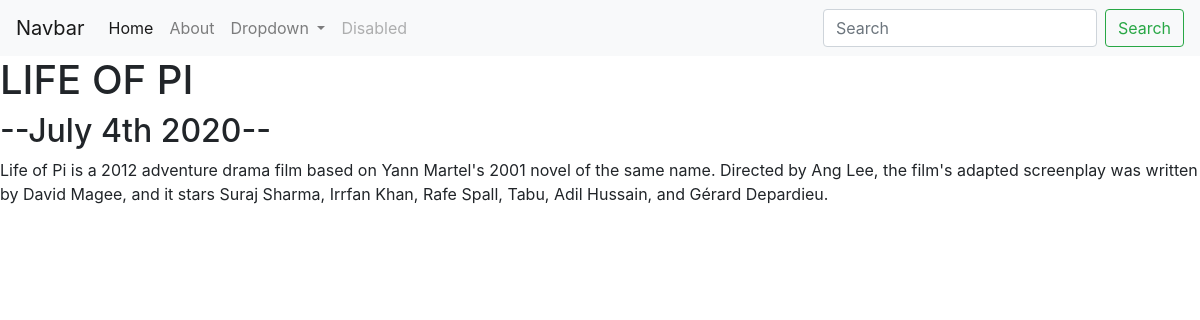
/blog/5/, run on the app's committed database.
### blog/models.py (models this page shows, shortened)
class Blog(models.Model):
        title = models.CharField(max_length=100)
        description = models.TextField()
        date = models.DateField()

### blog/views.py (the view)
# urls.py: path('<int:blog_id>/',views.detail, name='detail' ),
def detail(request, blog_id):
    blog = get_object_or_404(Blog, pk=blog_id)
    return render(request, 'blog/detail.html', {'blog':blog})

### blog/templates/blog/detail.html
{% extends 'portfolio/base.html' %}
{% block content %}
<h1>{{ blog.title }}</h1>
<h2>--{{blog.date|date:'F jS Y'}}--</h2>
{{ blog.description|safe }}
{% endblock %}

### data on the page
Blog: title "LIFE OF PI", date "July 4th 2020", description "Life of Pi is a 2012 adventure drama film based on Yann Martel's 2001 novel of the same name. Directed by Ang Lee, the film's adapted screenplay was written by David Magee, and it stars Suraj Sharma, Irrfan Khan, Rafe Spall, Tabu, Adil Hussain, and Gérard Depardieu."
